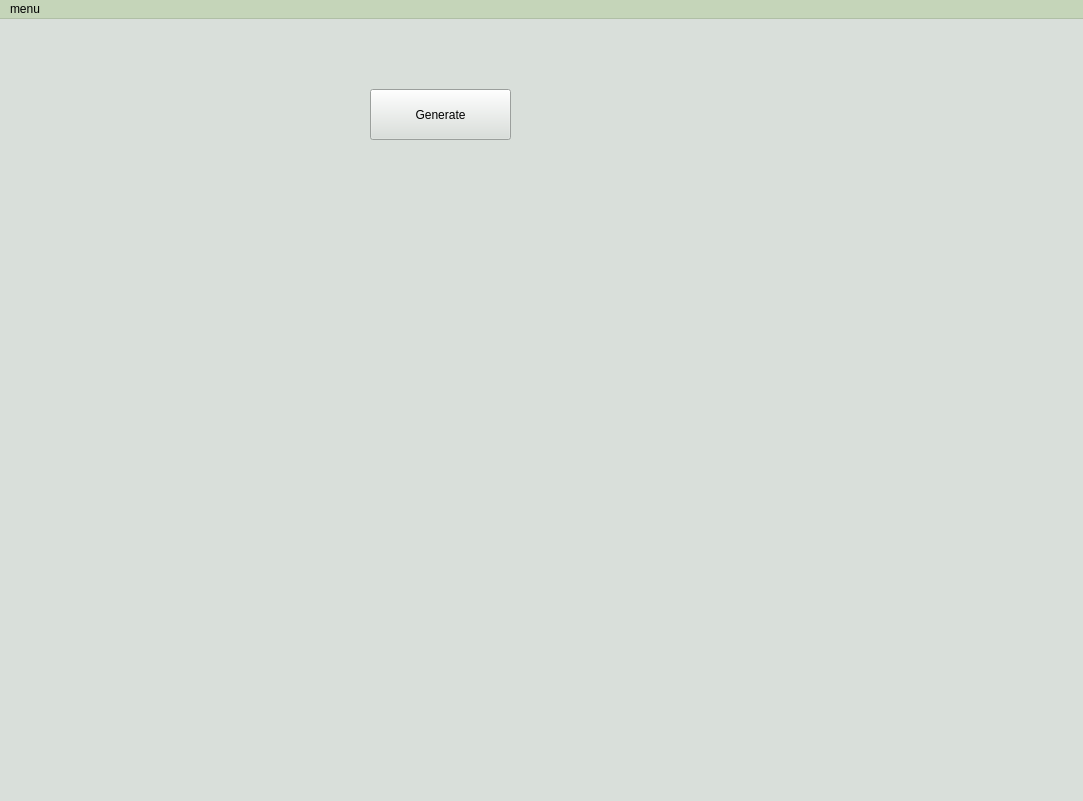
<?xml version="1.0" encoding="UTF-8"?>
<ui version="4.0">
 <class>User</class>
 <widget class="QMainWindow" name="User">
  <property name="geometry">
   <rect>
    <x>0</x>
    <y>0</y>
    <width>1083</width>
    <height>801</height>
   </rect>
  </property>
  <property name="minimumSize">
   <size>
    <width>810</width>
    <height>543</height>
   </size>
  </property>
  <property name="palette">
   <palette>
    <active>
     <colorrole role="WindowText">
      <brush brushstyle="SolidPattern">
       <color alpha="255">
        <red>0</red>
        <green>0</green>
        <blue>0</blue>
       </color>
      </brush>
     </colorrole>
     <colorrole role="Button">
      <brush brushstyle="SolidPattern">
       <color alpha="255">
        <red>197</red>
        <green>213</green>
        <blue>185</blue>
       </color>
      </brush>
     </colorrole>
     <colorrole role="Light">
      <brush brushstyle="SolidPattern">
       <color alpha="255">
        <red>255</red>
        <green>255</green>
        <blue>255</blue>
       </color>
      </brush>
     </colorrole>
     <colorrole role="Midlight">
      <brush brushstyle="SolidPattern">
       <color alpha="255">
        <red>226</red>
        <green>234</green>
        <blue>220</blue>
       </color>
      </brush>
     </colorrole>
     <colorrole role="Dark">
      <brush brushstyle="SolidPattern">
       <color alpha="255">
        <red>98</red>
        <green>106</green>
        <blue>92</blue>
       </color>
      </brush>
     </colorrole>
     <colorrole role="Mid">
      <brush brushstyle="SolidPattern">
       <color alpha="255">
        <red>131</red>
        <green>142</green>
        <blue>123</blue>
       </color>
      </brush>
     </colorrole>
     <colorrole role="Text">
      <brush brushstyle="SolidPattern">
       <color alpha="255">
        <red>0</red>
        <green>0</green>
        <blue>0</blue>
       </color>
      </brush>
     </colorrole>
     <colorrole role="BrightText">
      <brush brushstyle="SolidPattern">
       <color alpha="255">
        <red>255</red>
        <green>255</green>
        <blue>255</blue>
       </color>
      </brush>
     </colorrole>
     <colorrole role="ButtonText">
      <brush brushstyle="SolidPattern">
       <color alpha="255">
        <red>0</red>
        <green>0</green>
        <blue>0</blue>
       </color>
      </brush>
     </colorrole>
     <colorrole role="Base">
      <brush brushstyle="SolidPattern">
       <color alpha="255">
        <red>255</red>
        <green>255</green>
        <blue>255</blue>
       </color>
      </brush>
     </colorrole>
     <colorrole role="Window">
      <brush brushstyle="SolidPattern">
       <color alpha="255">
        <red>197</red>
        <green>213</green>
        <blue>185</blue>
       </color>
      </brush>
     </colorrole>
     <colorrole role="Shadow">
      <brush brushstyle="SolidPattern">
       <color alpha="255">
        <red>0</red>
        <green>0</green>
        <blue>0</blue>
       </color>
      </brush>
     </colorrole>
     <colorrole role="AlternateBase">
      <brush brushstyle="SolidPattern">
       <color alpha="255">
        <red>226</red>
        <green>234</green>
        <blue>220</blue>
       </color>
      </brush>
     </colorrole>
     <colorrole role="ToolTipBase">
      <brush brushstyle="SolidPattern">
       <color alpha="255">
        <red>255</red>
        <green>255</green>
        <blue>220</blue>
       </color>
      </brush>
     </colorrole>
     <colorrole role="ToolTipText">
      <brush brushstyle="SolidPattern">
       <color alpha="255">
        <red>0</red>
        <green>0</green>
        <blue>0</blue>
       </color>
      </brush>
     </colorrole>
     <colorrole role="PlaceholderText">
      <brush brushstyle="SolidPattern">
       <color alpha="127">
        <red>0</red>
        <green>0</green>
        <blue>0</blue>
       </color>
      </brush>
     </colorrole>
    </active>
    <inactive>
     <colorrole role="WindowText">
      <brush brushstyle="SolidPattern">
       <color alpha="255">
        <red>0</red>
        <green>0</green>
        <blue>0</blue>
       </color>
      </brush>
     </colorrole>
     <colorrole role="Button">
      <brush brushstyle="SolidPattern">
       <color alpha="255">
        <red>197</red>
        <green>213</green>
        <blue>185</blue>
       </color>
      </brush>
     </colorrole>
     <colorrole role="Light">
      <brush brushstyle="SolidPattern">
       <color alpha="255">
        <red>255</red>
        <green>255</green>
        <blue>255</blue>
       </color>
      </brush>
     </colorrole>
     <colorrole role="Midlight">
      <brush brushstyle="SolidPattern">
       <color alpha="255">
        <red>226</red>
        <green>234</green>
        <blue>220</blue>
       </color>
      </brush>
     </colorrole>
     <colorrole role="Dark">
      <brush brushstyle="SolidPattern">
       <color alpha="255">
        <red>98</red>
        <green>106</green>
        <blue>92</blue>
       </color>
      </brush>
     </colorrole>
     <colorrole role="Mid">
      <brush brushstyle="SolidPattern">
       <color alpha="255">
        <red>131</red>
        <green>142</green>
        <blue>123</blue>
       </color>
      </brush>
     </colorrole>
     <colorrole role="Text">
      <brush brushstyle="SolidPattern">
       <color alpha="255">
        <red>0</red>
        <green>0</green>
        <blue>0</blue>
       </color>
      </brush>
     </colorrole>
     <colorrole role="BrightText">
      <brush brushstyle="SolidPattern">
       <color alpha="255">
        <red>255</red>
        <green>255</green>
        <blue>255</blue>
       </color>
      </brush>
     </colorrole>
     <colorrole role="ButtonText">
      <brush brushstyle="SolidPattern">
       <color alpha="255">
        <red>0</red>
        <green>0</green>
        <blue>0</blue>
       </color>
      </brush>
     </colorrole>
     <colorrole role="Base">
      <brush brushstyle="SolidPattern">
       <color alpha="255">
        <red>255</red>
        <green>255</green>
        <blue>255</blue>
       </color>
      </brush>
     </colorrole>
     <colorrole role="Window">
      <brush brushstyle="SolidPattern">
       <color alpha="255">
        <red>197</red>
        <green>213</green>
        <blue>185</blue>
       </color>
      </brush>
     </colorrole>
     <colorrole role="Shadow">
      <brush brushstyle="SolidPattern">
       <color alpha="255">
        <red>0</red>
        <green>0</green>
        <blue>0</blue>
       </color>
      </brush>
     </colorrole>
     <colorrole role="AlternateBase">
      <brush brushstyle="SolidPattern">
       <color alpha="255">
        <red>226</red>
        <green>234</green>
        <blue>220</blue>
       </color>
      </brush>
     </colorrole>
     <colorrole role="ToolTipBase">
      <brush brushstyle="SolidPattern">
       <color alpha="255">
        <red>255</red>
        <green>255</green>
        <blue>220</blue>
       </color>
      </brush>
     </colorrole>
     <colorrole role="ToolTipText">
      <brush brushstyle="SolidPattern">
       <color alpha="255">
        <red>0</red>
        <green>0</green>
        <blue>0</blue>
       </color>
      </brush>
     </colorrole>
     <colorrole role="PlaceholderText">
      <brush brushstyle="SolidPattern">
       <color alpha="127">
        <red>0</red>
        <green>0</green>
        <blue>0</blue>
       </color>
      </brush>
     </colorrole>
    </inactive>
    <disabled>
     <colorrole role="WindowText">
      <brush brushstyle="SolidPattern">
       <color alpha="255">
        <red>98</red>
        <green>106</green>
        <blue>92</blue>
       </color>
      </brush>
     </colorrole>
     <colorrole role="Button">
      <brush brushstyle="SolidPattern">
       <color alpha="255">
        <red>197</red>
        <green>213</green>
        <blue>185</blue>
       </color>
      </brush>
     </colorrole>
     <colorrole role="Light">
      <brush brushstyle="SolidPattern">
       <color alpha="255">
        <red>255</red>
        <green>255</green>
        <blue>255</blue>
       </color>
      </brush>
     </colorrole>
     <colorrole role="Midlight">
      <brush brushstyle="SolidPattern">
       <color alpha="255">
        <red>226</red>
        <green>234</green>
        <blue>220</blue>
       </color>
      </brush>
     </colorrole>
     <colorrole role="Dark">
      <brush brushstyle="SolidPattern">
       <color alpha="255">
        <red>98</red>
        <green>106</green>
        <blue>92</blue>
       </color>
      </brush>
     </colorrole>
     <colorrole role="Mid">
      <brush brushstyle="SolidPattern">
       <color alpha="255">
        <red>131</red>
        <green>142</green>
        <blue>123</blue>
       </color>
      </brush>
     </colorrole>
     <colorrole role="Text">
      <brush brushstyle="SolidPattern">
       <color alpha="255">
        <red>98</red>
        <green>106</green>
        <blue>92</blue>
       </color>
      </brush>
     </colorrole>
     <colorrole role="BrightText">
      <brush brushstyle="SolidPattern">
       <color alpha="255">
        <red>255</red>
        <green>255</green>
        <blue>255</blue>
       </color>
      </brush>
     </colorrole>
     <colorrole role="ButtonText">
      <brush brushstyle="SolidPattern">
       <color alpha="255">
        <red>98</red>
        <green>106</green>
        <blue>92</blue>
       </color>
      </brush>
     </colorrole>
     <colorrole role="Base">
      <brush brushstyle="SolidPattern">
       <color alpha="255">
        <red>197</red>
        <green>213</green>
        <blue>185</blue>
       </color>
      </brush>
     </colorrole>
     <colorrole role="Window">
      <brush brushstyle="SolidPattern">
       <color alpha="255">
        <red>197</red>
        <green>213</green>
        <blue>185</blue>
       </color>
      </brush>
     </colorrole>
     <colorrole role="Shadow">
      <brush brushstyle="SolidPattern">
       <color alpha="255">
        <red>0</red>
        <green>0</green>
        <blue>0</blue>
       </color>
      </brush>
     </colorrole>
     <colorrole role="AlternateBase">
      <brush brushstyle="SolidPattern">
       <color alpha="255">
        <red>197</red>
        <green>213</green>
        <blue>185</blue>
       </color>
      </brush>
     </colorrole>
     <colorrole role="ToolTipBase">
      <brush brushstyle="SolidPattern">
       <color alpha="255">
        <red>255</red>
        <green>255</green>
        <blue>220</blue>
       </color>
      </brush>
     </colorrole>
     <colorrole role="ToolTipText">
      <brush brushstyle="SolidPattern">
       <color alpha="255">
        <red>0</red>
        <green>0</green>
        <blue>0</blue>
       </color>
      </brush>
     </colorrole>
     <colorrole role="PlaceholderText">
      <brush brushstyle="SolidPattern">
       <color alpha="127">
        <red>98</red>
        <green>106</green>
        <blue>92</blue>
       </color>
      </brush>
     </colorrole>
    </disabled>
   </palette>
  </property>
  <property name="windowTitle">
   <string>User</string>
  </property>
  <widget class="QWidget" name="centralWidget">
   <property name="palette">
    <palette>
     <active>
      <colorrole role="WindowText">
       <brush brushstyle="SolidPattern">
        <color alpha="255">
         <red>0</red>
         <green>0</green>
         <blue>0</blue>
        </color>
       </brush>
      </colorrole>
      <colorrole role="Button">
       <brush brushstyle="SolidPattern">
        <color alpha="255">
         <red>217</red>
         <green>223</green>
         <blue>218</blue>
        </color>
       </brush>
      </colorrole>
      <colorrole role="Light">
       <brush brushstyle="SolidPattern">
        <color alpha="255">
         <red>255</red>
         <green>255</green>
         <blue>255</blue>
        </color>
       </brush>
      </colorrole>
      <colorrole role="Midlight">
       <brush brushstyle="SolidPattern">
        <color alpha="255">
         <red>236</red>
         <green>239</green>
         <blue>236</blue>
        </color>
       </brush>
      </colorrole>
      <colorrole role="Dark">
       <brush brushstyle="SolidPattern">
        <color alpha="255">
         <red>108</red>
         <green>111</green>
         <blue>109</blue>
        </color>
       </brush>
      </colorrole>
      <colorrole role="Mid">
       <brush brushstyle="SolidPattern">
        <color alpha="255">
         <red>145</red>
         <green>149</green>
         <blue>145</blue>
        </color>
       </brush>
      </colorrole>
      <colorrole role="Text">
       <brush brushstyle="SolidPattern">
        <color alpha="255">
         <red>0</red>
         <green>0</green>
         <blue>0</blue>
        </color>
       </brush>
      </colorrole>
      <colorrole role="BrightText">
       <brush brushstyle="SolidPattern">
        <color alpha="255">
         <red>255</red>
         <green>255</green>
         <blue>255</blue>
        </color>
       </brush>
      </colorrole>
      <colorrole role="ButtonText">
       <brush brushstyle="SolidPattern">
        <color alpha="255">
         <red>0</red>
         <green>0</green>
         <blue>0</blue>
        </color>
       </brush>
      </colorrole>
      <colorrole role="Base">
       <brush brushstyle="SolidPattern">
        <color alpha="255">
         <red>255</red>
         <green>255</green>
         <blue>255</blue>
        </color>
       </brush>
      </colorrole>
      <colorrole role="Window">
       <brush brushstyle="SolidPattern">
        <color alpha="255">
         <red>217</red>
         <green>223</green>
         <blue>218</blue>
        </color>
       </brush>
      </colorrole>
      <colorrole role="Shadow">
       <brush brushstyle="SolidPattern">
        <color alpha="255">
         <red>0</red>
         <green>0</green>
         <blue>0</blue>
        </color>
       </brush>
      </colorrole>
      <colorrole role="AlternateBase">
       <brush brushstyle="SolidPattern">
        <color alpha="255">
         <red>236</red>
         <green>239</green>
         <blue>236</blue>
        </color>
       </brush>
      </colorrole>
      <colorrole role="ToolTipBase">
       <brush brushstyle="SolidPattern">
        <color alpha="255">
         <red>255</red>
         <green>255</green>
         <blue>220</blue>
        </color>
       </brush>
      </colorrole>
      <colorrole role="ToolTipText">
       <brush brushstyle="SolidPattern">
        <color alpha="255">
         <red>0</red>
         <green>0</green>
         <blue>0</blue>
        </color>
       </brush>
      </colorrole>
      <colorrole role="PlaceholderText">
       <brush brushstyle="SolidPattern">
        <color alpha="127">
         <red>0</red>
         <green>0</green>
         <blue>0</blue>
        </color>
       </brush>
      </colorrole>
     </active>
     <inactive>
      <colorrole role="WindowText">
       <brush brushstyle="SolidPattern">
        <color alpha="255">
         <red>0</red>
         <green>0</green>
         <blue>0</blue>
        </color>
       </brush>
      </colorrole>
      <colorrole role="Button">
       <brush brushstyle="SolidPattern">
        <color alpha="255">
         <red>217</red>
         <green>223</green>
         <blue>218</blue>
        </color>
       </brush>
      </colorrole>
      <colorrole role="Light">
       <brush brushstyle="SolidPattern">
        <color alpha="255">
         <red>255</red>
         <green>255</green>
         <blue>255</blue>
        </color>
       </brush>
      </colorrole>
      <colorrole role="Midlight">
       <brush brushstyle="SolidPattern">
        <color alpha="255">
         <red>236</red>
         <green>239</green>
         <blue>236</blue>
        </color>
       </brush>
      </colorrole>
      <colorrole role="Dark">
       <brush brushstyle="SolidPattern">
        <color alpha="255">
         <red>108</red>
         <green>111</green>
         <blue>109</blue>
        </color>
       </brush>
      </colorrole>
      <colorrole role="Mid">
       <brush brushstyle="SolidPattern">
        <color alpha="255">
         <red>145</red>
         <green>149</green>
         <blue>145</blue>
        </color>
       </brush>
      </colorrole>
      <colorrole role="Text">
       <brush brushstyle="SolidPattern">
        <color alpha="255">
         <red>0</red>
         <green>0</green>
         <blue>0</blue>
        </color>
       </brush>
      </colorrole>
      <colorrole role="BrightText">
       <brush brushstyle="SolidPattern">
        <color alpha="255">
         <red>255</red>
         <green>255</green>
         <blue>255</blue>
        </color>
       </brush>
      </colorrole>
      <colorrole role="ButtonText">
       <brush brushstyle="SolidPattern">
        <color alpha="255">
         <red>0</red>
         <green>0</green>
         <blue>0</blue>
        </color>
       </brush>
      </colorrole>
      <colorrole role="Base">
       <brush brushstyle="SolidPattern">
        <color alpha="255">
         <red>255</red>
         <green>255</green>
         <blue>255</blue>
        </color>
       </brush>
      </colorrole>
      <colorrole role="Window">
       <brush brushstyle="SolidPattern">
        <color alpha="255">
         <red>217</red>
         <green>223</green>
         <blue>218</blue>
        </color>
       </brush>
      </colorrole>
      <colorrole role="Shadow">
       <brush brushstyle="SolidPattern">
        <color alpha="255">
         <red>0</red>
         <green>0</green>
         <blue>0</blue>
        </color>
       </brush>
      </colorrole>
      <colorrole role="AlternateBase">
       <brush brushstyle="SolidPattern">
        <color alpha="255">
         <red>236</red>
         <green>239</green>
         <blue>236</blue>
        </color>
       </brush>
      </colorrole>
      <colorrole role="ToolTipBase">
       <brush brushstyle="SolidPattern">
        <color alpha="255">
         <red>255</red>
         <green>255</green>
         <blue>220</blue>
        </color>
       </brush>
      </colorrole>
      <colorrole role="ToolTipText">
       <brush brushstyle="SolidPattern">
        <color alpha="255">
         <red>0</red>
         <green>0</green>
         <blue>0</blue>
        </color>
       </brush>
      </colorrole>
      <colorrole role="PlaceholderText">
       <brush brushstyle="SolidPattern">
        <color alpha="127">
         <red>0</red>
         <green>0</green>
         <blue>0</blue>
        </color>
       </brush>
      </colorrole>
     </inactive>
     <disabled>
      <colorrole role="WindowText">
       <brush brushstyle="SolidPattern">
        <color alpha="255">
         <red>108</red>
         <green>111</green>
         <blue>109</blue>
        </color>
       </brush>
      </colorrole>
      <colorrole role="Button">
       <brush brushstyle="SolidPattern">
        <color alpha="255">
         <red>217</red>
         <green>223</green>
         <blue>218</blue>
        </color>
       </brush>
      </colorrole>
      <colorrole role="Light">
       <brush brushstyle="SolidPattern">
        <color alpha="255">
         <red>255</red>
         <green>255</green>
         <blue>255</blue>
        </color>
       </brush>
      </colorrole>
      <colorrole role="Midlight">
       <brush brushstyle="SolidPattern">
        <color alpha="255">
         <red>236</red>
         <green>239</green>
         <blue>236</blue>
        </color>
       </brush>
      </colorrole>
      <colorrole role="Dark">
       <brush brushstyle="SolidPattern">
        <color alpha="255">
         <red>108</red>
         <green>111</green>
         <blue>109</blue>
        </color>
       </brush>
      </colorrole>
      <colorrole role="Mid">
       <brush brushstyle="SolidPattern">
        <color alpha="255">
         <red>145</red>
         <green>149</green>
         <blue>145</blue>
        </color>
       </brush>
      </colorrole>
      <colorrole role="Text">
       <brush brushstyle="SolidPattern">
        <color alpha="255">
         <red>108</red>
         <green>111</green>
         <blue>109</blue>
        </color>
       </brush>
      </colorrole>
      <colorrole role="BrightText">
       <brush brushstyle="SolidPattern">
        <color alpha="255">
         <red>255</red>
         <green>255</green>
         <blue>255</blue>
        </color>
       </brush>
      </colorrole>
      <colorrole role="ButtonText">
       <brush brushstyle="SolidPattern">
        <color alpha="255">
         <red>108</red>
         <green>111</green>
         <blue>109</blue>
        </color>
       </brush>
      </colorrole>
      <colorrole role="Base">
       <brush brushstyle="SolidPattern">
        <color alpha="255">
         <red>217</red>
         <green>223</green>
         <blue>218</blue>
        </color>
       </brush>
      </colorrole>
      <colorrole role="Window">
       <brush brushstyle="SolidPattern">
        <color alpha="255">
         <red>217</red>
         <green>223</green>
         <blue>218</blue>
        </color>
       </brush>
      </colorrole>
      <colorrole role="Shadow">
       <brush brushstyle="SolidPattern">
        <color alpha="255">
         <red>0</red>
         <green>0</green>
         <blue>0</blue>
        </color>
       </brush>
      </colorrole>
      <colorrole role="AlternateBase">
       <brush brushstyle="SolidPattern">
        <color alpha="255">
         <red>217</red>
         <green>223</green>
         <blue>218</blue>
        </color>
       </brush>
      </colorrole>
      <colorrole role="ToolTipBase">
       <brush brushstyle="SolidPattern">
        <color alpha="255">
         <red>255</red>
         <green>255</green>
         <blue>220</blue>
        </color>
       </brush>
      </colorrole>
      <colorrole role="ToolTipText">
       <brush brushstyle="SolidPattern">
        <color alpha="255">
         <red>0</red>
         <green>0</green>
         <blue>0</blue>
        </color>
       </brush>
      </colorrole>
      <colorrole role="PlaceholderText">
       <brush brushstyle="SolidPattern">
        <color alpha="127">
         <red>108</red>
         <green>111</green>
         <blue>109</blue>
        </color>
       </brush>
      </colorrole>
     </disabled>
    </palette>
   </property>
   <property name="acceptDrops">
    <bool>false</bool>
   </property>
   <property name="layoutDirection">
    <enum>Qt::LeftToRight</enum>
   </property>
   <property name="autoFillBackground">
    <bool>true</bool>
   </property>
   <widget class="QPushButton" name="dataGenerator">
    <property name="geometry">
     <rect>
      <x>370</x>
      <y>70</y>
      <width>141</width>
      <height>51</height>
     </rect>
    </property>
    <property name="cursor">
     <cursorShape>PointingHandCursor</cursorShape>
    </property>
    <property name="text">
     <string>Generate</string>
    </property>
    <property name="autoDefault">
     <bool>true</bool>
    </property>
    <property name="default">
     <bool>false</bool>
    </property>
    <property name="flat">
     <bool>false</bool>
    </property>
   </widget>
  </widget>
  <widget class="QMenuBar" name="menuBar">
   <property name="geometry">
    <rect>
     <x>0</x>
     <y>0</y>
     <width>1083</width>
     <height>22</height>
    </rect>
   </property>
   <widget class="QMenu" name="menumenu">
    <property name="title">
     <string>menu</string>
    </property>
    <addaction name="actioninstructions"/>
    <addaction name="actionsave"/>
    <addaction name="actionsave_as"/>
    <addaction name="separator"/>
    <addaction name="actionexit"/>
   </widget>
   <addaction name="menumenu"/>
  </widget>
  <action name="actioninstructions">
   <property name="icon">
    <iconset theme="application-exit">
     <normaloff>.</normaloff>.</iconset>
   </property>
   <property name="text">
    <string>instructions</string>
   </property>
  </action>
  <action name="actionexit">
   <property name="text">
    <string>exit</string>
   </property>
   <property name="menuRole">
    <enum>QAction::QuitRole</enum>
   </property>
  </action>
  <action name="actionsave">
   <property name="text">
    <string>save</string>
   </property>
  </action>
  <action name="actionsave_as">
   <property name="text">
    <string>save as</string>
   </property>
  </action>
 </widget>
 <layoutdefault spacing="6" margin="11"/>
 <resources>
  <include location="User.qrc"/>
 </resources>
 <connections>
  <connection>
   <sender>actionexit</sender>
   <signal>triggered()</signal>
   <receiver>User</receiver>
   <slot>close()</slot>
   <hints>
    <hint type="sourcelabel">
     <x>-1</x>
     <y>-1</y>
    </hint>
    <hint type="destinationlabel">
     <x>541</x>
     <y>400</y>
    </hint>
   </hints>
  </connection>
 </connections>
</ui>
